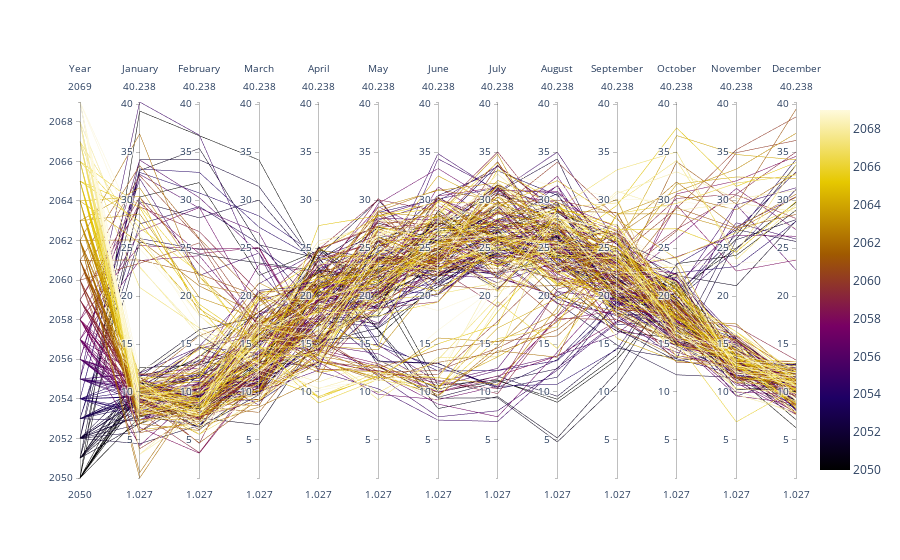

The notebook cell this image was saved under:
### Code cell
import plotly.graph_objects as go 
from plotly.subplots import make_subplots
import pandas as pd


def climate_projection_parcoords(data: pd.DataFrame, fig: go.Figure = None, align_range: bool = True, colorscale = 'earth', row: int = 1, col: int = 1):
    # create the dimensions dictionary
    dimensions = {l: dict() for l in ['January', 'February', 'March', 'April', 'May', 'June', 'July', 'August', 'September', 'October', 'November', 'December']}

    # colormap container
    cmap = []
    vmin = data.min().min()
    vmax = data.max().max()

    # group by Month
    grp = data.groupby(dyp.index.map(lambda x: x.strftime('%B')))

    # create dimensions
    for label, df in grp:
        df = pd.melt(df, ignore_index=False).drop('variable', axis=1)
        dim = dict(label=label, values=df.values)
        if align_range:
            dim['range'] = (vmin, vmax)
        
        # append
        dimensions[label] = dim
        cmap.extend(df.index.map(lambda x: x.year).values.tolist())
    
    if fig is None:
        fig = make_subplots(1, 1, specs=[[{'type': 'domain'}]])

    # make plot
    fig.add_trace(go.Parcoords(
        line=dict(color=cmap, colorscale=colorscale, showscale=True),
        dimensions = [dict(label='Year', values=cmap)] + list(dimensions.values())
    ), row=row, col=col)

    return fig


#fig = make_subplots(2, 1, specs=[[{'type': 'domain'}], [{'type': 'domain'}]])
climate_projection_parcoords(dyp, colorscale='electric')
#climate_projection_parcoords(dyp2, fig=fig, row=2, col=1)

### Figure 1 — Plotly figure (JSON) as saved in the notebook; plotly's stock layout.template omitted (floating-point values rounded to 4 significant figures; data arrays with more than 128 entries replaced by an {"elided": "..."} marker saying what was removed)
{"data": [{"dimensions": [{"label": "Year", "values": {"elided": "2880 int values"}}, {"label": "January", "range": [1.027, 40.24], "values": {"elided": "240x1 float values"}}, {"label": "February", "range": [1.027, 40.24], "values": {"elided": "240x1 float values"}}, {"label": "March", "range": [1.027, 40.24], "values": {"elided": "240x1 float values"}}, {"label": "April", "range": [1.027, 40.24], "values": {"elided": "240x1 float values"}}, {"label": "May", "range": [1.027, 40.24], "values": {"elided": "240x1 float values"}}, {"label": "June", "range": [1.027, 40.24], "values": {"elided": "240x1 float values"}}, {"label": "July", "range": [1.027, 40.24], "values": {"elided": "240x1 float values"}}, {"label": "August", "range": [1.027, 40.24], "values": {"elided": "240x1 float values"}}, {"label": "September", "range": [1.027, 40.24], "values": {"elided": "240x1 float values"}}, {"label": "October", "range": [1.027, 40.24], "values": {"elided": "240x1 float values"}}, {"label": "November", "range": [1.027, 40.24], "values": {"elided": "240x1 float values"}}, {"label": "December", "range": [1.027, 40.24], "values": {"elided": "240x1 float values"}}], "domain": {"x": [0, 1], "y": [0, 1]}, "line": {"color": {"elided": "2880 int values"}, "colorscale": [[0, "rgb(0,0,0)"], [0.2, "rgb(30,0,100)"], [0.4, "rgb(120,0,100)"], [0.6, "rgb(160,90,0)"], [0.8, "rgb(230,200,0)"], [1, "rgb(255,250,220)"]], "showscale": true}, "type": "parcoords"}], "layout": {}}
